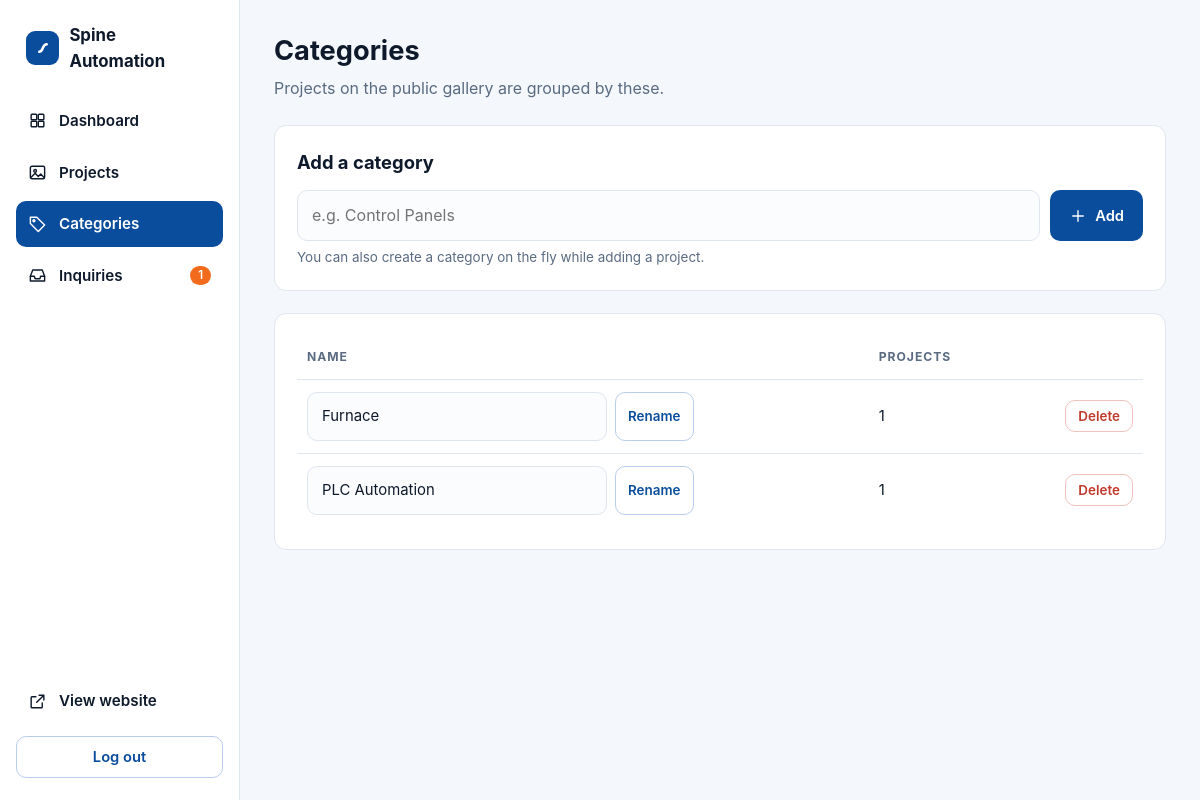
The app's page /admin/categories (signed in) with its own data.
### tables this page shows
CREATE TABLE categories (
    id   INTEGER PRIMARY KEY AUTOINCREMENT,
    name TEXT NOT NULL UNIQUE COLLATE NOCASE,
    slug TEXT NOT NULL UNIQUE
);

### app.py (the view, shortened to what this page needs)
@app.route("/admin/categories", methods=["GET", "POST"])
@admin_required
def admin_categories():
    db = get_db()
    rows = db.execute(
        "SELECT c.*, (SELECT COUNT(*) FROM projects p WHERE p.category_id = c.id) AS n "

        "FROM categories c ORDER BY c.name COLLATE NOCASE").fetchall()
    return render_template("admin_categories.html", categories=rows)

### app.py (called while the page is built)
def connect():
    conn = sqlite3.connect(DB_PATH)
    conn.row_factory = sqlite3.Row
    conn.execute("PRAGMA foreign_keys = ON")
    return conn

def get_db():
    if "db" not in g:
        g.db = connect()
    return g.db

def csrf_token():
    if "_csrf" not in session:
        session["_csrf"] = secrets.token_urlsafe(32)
    return session["_csrf"]

@app.before_request
def csrf_protect():
    if request.method == "POST":
        token = session.get("_csrf", "")
        sent = request.form.get("csrf_token", "")
        if not token or not hmac.compare_digest(token, sent):
            abort(400, "Your form expired or was invalid. Please go back, refresh the page and try again.")

@app.after_request
def security_headers(resp):
    resp.headers.setdefault("X-Content-Type-Options", "nosniff")
    resp.headers.setdefault("X-Frame-Options", "SAMEORIGIN")
    resp.headers.setdefault("Referrer-Policy", "strict-origin-when-cross-origin")
    resp.headers.setdefault("Permissions-Policy", "camera=(), microphone=(), geolocation=()")
    if request.path == "/admin" or request.path.startswith("/admin/"):
        resp.headers["X-Robots-Tag"] = "noindex, nofollow, noarchive"
        resp.headers["Cache-Control"] = "no-store"
    return resp

@app.context_processor
def inject_globals():
    ctx = {
        "company": COMPANY,
        "year": datetime.now().year,
        "is_admin": bool(session.get("admin")),
    }
    if request.path.startswith("/admin") and session.get("admin"):
        ctx["unread_count"] = get_db().execute(
            "SELECT COUNT(*) FROM inquiries WHERE is_read = 0").fetchone()[0]
    return ctx

def admin_required(view):
    @wraps(view)
    def wrapper(*a, **kw):
        if not session.get("admin"):
            return redirect(url_for("admin_login"))
        return view(*a, **kw)
    return wrapper

### templates/admin_categories.html (shortened to what this page needs)
{% extends 'admin_base.html' %}
{% from '_icons.html' import icon %}
{% block content %}
<div class="top"><div><h1>Categories</h1><p>Projects on the public gallery are grouped by these.</p></div></div>
<div class="card" style="margin-bottom:22px">
  <h2>Add a category</h2>
  <form method="post" style="display:flex;gap:10px;flex-wrap:wrap">
    <input type="text" name="name" maxlength="60" placeholder="e.g. Control Panels" required style="flex:1;min-width:220px">
    <button class="btn btn-p">{{ icon('plus', 18) }} Add</button>
  </form>
  <div class="hint">You can also create a category on the fly while adding a project.</div>
</div>
<div class="card">
  {% if categories %}
  <table class="resp">
    <thead><tr><th>Name</th><th>Projects</th><th></th></tr></thead>
    <tbody>
    {% for c in categories %}
    <tr>
      <td data-l="Name">
        <form method="post" action="{{ url_for('admin_category_rename', cat_id=c.id) }}" style="display:flex;gap:8px;flex-wrap:wrap">
          <input type="text" name="name" value="{{ c.name }}" maxlength="60" required style="max-width:300px">
          <button class="btn btn-o btn-s">Rename</button>
        </form>
      </td>
      <td data-l="Projects">{{ c.n }}</td>
      <td><div class="acts">
        <form method="post" action="{{ url_for('admin_category_delete', cat_id=c.id) }}" onsubmit="return confirm('Delete this category?')">
          <button class="btn btn-d btn-s" {{ 'disabled title="Has projects – move or delete them first"' if c.n else '' }}>Delete</button>
        </form>
      </div></td>
    </tr>
    {% endfor %}
    </tbody>
  </table>
  {% else %}<div class="empty">No categories yet.</div>{% endif %}
</div>
{% endblock %}

### templates/admin_base.html (style rules this page uses)
:root { --bg:#f4f7fb;--card:#fff;--ink:#0e1a2b;--muted:#5a6b82;--line:#dfe6ef;--blue:#0a4d9c;--blue-d:#083c7a;--blue-l:#e8f0fb;--orange:#f26a1b;--red:#c0392b;--radius:12px }
* { box-sizing:border-box }
body { margin:0;font-family:Inter,system-ui,-apple-system,'Segoe UI',Roboto,sans-serif;background:var(--bg);color:var(--ink);line-height:1.55;-webkit-font-smoothing:antialiased }
h1 { font-size:1.7rem;margin:0 0 4px }
h2 { font-size:1.15rem;margin:0 0 14px }
.top { display:flex;justify-content:space-between;align-items:center;gap:14px;flex-wrap:wrap;margin-bottom:24px }
.top p { margin:0;color:var(--muted) }
.btn { display:inline-flex;align-items:center;gap:8px;font:600 .92rem Inter,sans-serif;padding:11px 18px;border-radius:10px;border:1.5px solid transparent;cursor:pointer;text-decoration:none!important;white-space:nowrap }
.btn-p { background:var(--blue);color:#fff }
.btn-o { background:#fff;color:var(--blue);border-color:#b9cdea }
.btn-d { background:#fff;color:var(--red);border-color:#efc2bd }
.btn-s { padding:7px 12px;font-size:.84rem }
.card { background:var(--card);border:1px solid var(--line);border-radius:var(--radius);padding:22px }
table { width:100%;border-collapse:collapse }
th,td { text-align:left;padding:12px 10px;border-bottom:1px solid var(--line);vertical-align:middle;font-size:.93rem }
th { font-size:.76rem;letter-spacing:.08em;text-transform:uppercase;color:var(--muted) }
tr:last-child td { border-bottom:0 }
.acts { display:flex;gap:8px;flex-wrap:wrap;justify-content:flex-end }
.acts form { margin:0 }
input[type=text],input[type=password],select,textarea { width:100%;font:inherit;padding:12px 14px;border:1.5px solid var(--line);border-radius:10px;background:#fbfcfe;color:var(--ink) }
.hint { color:var(--muted);font-size:.84rem;margin-top:6px }

### records on screen
categories: name "Furnace", n "1"
categories: name "PLC Automation", n "1"

### other values on screen
{{ company.name }} "Spine Automation"
{{ unread_count }} "1"
